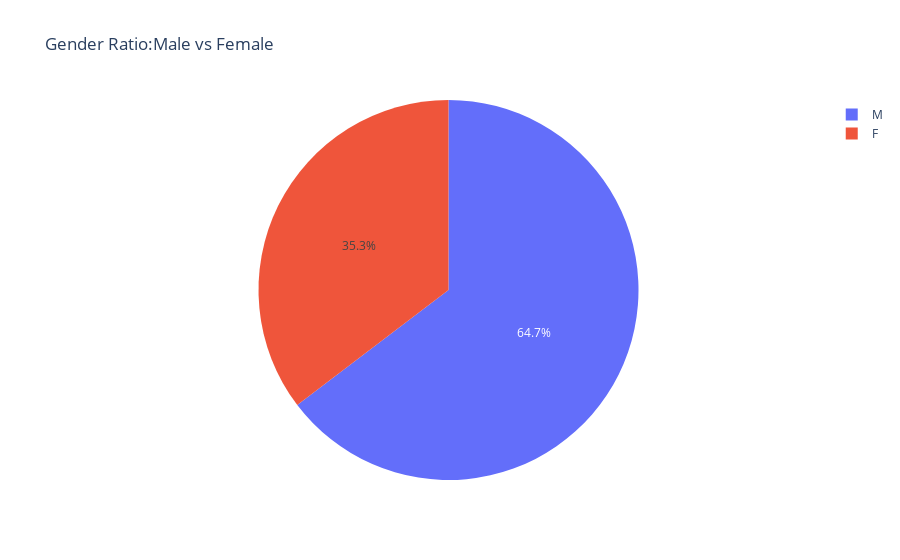

The cell this chart's notebook holds for it:
### Code cell
gender_ratio = df["gender"].value_counts()

px.pie(df,values=gender_ratio,names=df["gender"].unique(),title="Gender Ratio:Male vs Female")

### Figure 1 — Plotly figure (JSON) as saved in the notebook; plotly's stock layout.template omitted (floating-point values rounded to 4 significant figures)
{"data": [{"domain": {"x": [0, 1], "y": [0, 1]}, "hovertemplate": "label=%{label}<br>value=%{value}<extra></extra>", "labels": ["M", "F"], "legendgroup": "", "name": "", "showlegend": true, "type": "pie", "values": [139, 76]}], "layout": {"legend": {"tracegroupgap": 0}, "title": {"text": "Gender Ratio:Male vs Female"}}}
